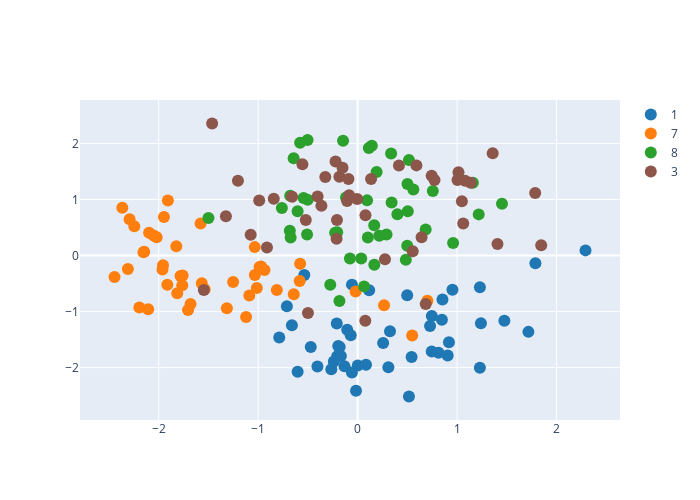

Source (notebook cell):
### Markdown cell above
##### 2d
---
二次元に分布をさせてみましょう．

- *target_dims*: 可視化対象の次元番号のリスト

---

### Code cell
# ----- adjustable parameters ----- #
target_dims = [0, 1]
# --------------------------------- #

trace = []
for i in range(len(numbers)):
    m = latents[labels==numbers[i]]
    _x = m[:, target_dims[0]] 
    _y = m[:, target_dims[1]]
    trace.append(go.Scatter(x=_x, y=_y, mode="markers", name=f"{numbers[i]}", 
                              marker = dict(size=12, color=colors[i])))
layout = go.Layout(width=700, height=500)    
data = trace
fig = dict(data=data, layout=layout)
iplot(fig)
